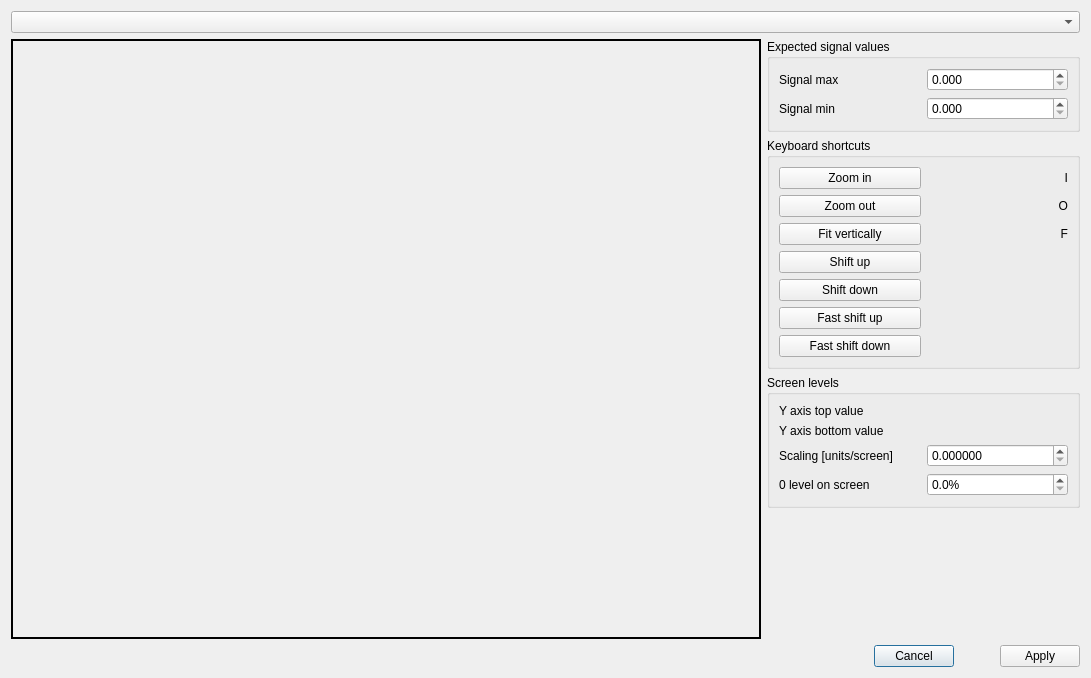
<?xml version="1.0" encoding="UTF-8"?>
<ui version="4.0">
 <class>ScaleDialog</class>
 <widget class="QDialog" name="ScaleDialog">
  <property name="geometry">
   <rect>
    <x>0</x>
    <y>0</y>
    <width>1091</width>
    <height>678</height>
   </rect>
  </property>
  <property name="windowTitle">
   <string>Dialog</string>
  </property>
  <layout class="QGridLayout" name="gridLayout_3">
   <item row="5" column="0" colspan="2">
    <layout class="QHBoxLayout" name="horizontalLayout" stretch="1,0,0,0">
     <item>
      <spacer name="horizontalSpacer_6">
       <property name="orientation">
        <enum>Qt::Horizontal</enum>
       </property>
       <property name="sizeHint" stdset="0">
        <size>
         <width>40</width>
         <height>20</height>
        </size>
       </property>
      </spacer>
     </item>
     <item>
      <widget class="QPushButton" name="cancel_btn">
       <property name="text">
        <string>Cancel</string>
       </property>
       <property name="icon">
        <iconset resource="resource.qrc">
         <normaloff>:/erase.png</normaloff>:/erase.png</iconset>
       </property>
      </widget>
     </item>
     <item>
      <spacer name="horizontalSpacer_7">
       <property name="orientation">
        <enum>Qt::Horizontal</enum>
       </property>
       <property name="sizeHint" stdset="0">
        <size>
         <width>40</width>
         <height>20</height>
        </size>
       </property>
      </spacer>
     </item>
     <item>
      <widget class="QPushButton" name="apply_btn">
       <property name="text">
        <string>Apply</string>
       </property>
       <property name="icon">
        <iconset resource="resource.qrc">
         <normaloff>:/checkmark.png</normaloff>:/checkmark.png</iconset>
       </property>
      </widget>
     </item>
    </layout>
   </item>
   <item row="4" column="1">
    <spacer name="verticalSpacer">
     <property name="orientation">
      <enum>Qt::Vertical</enum>
     </property>
     <property name="sizeHint" stdset="0">
      <size>
       <width>20</width>
       <height>135</height>
      </size>
     </property>
    </spacer>
   </item>
   <item row="2" column="1">
    <widget class="QGroupBox" name="groupBox_2">
     <property name="title">
      <string>Keyboard shortcuts</string>
     </property>
     <layout class="QGridLayout" name="gridLayout">
      <item row="2" column="0">
       <widget class="QPushButton" name="fit_btn">
        <property name="text">
         <string>Fit vertically</string>
        </property>
        <property name="icon">
         <iconset resource="resource.qrc">
          <normaloff>:/fit.png</normaloff>:/fit.png</iconset>
        </property>
       </widget>
      </item>
      <item row="2" column="1">
       <widget class="QLabel" name="label_3">
        <property name="text">
         <string>F</string>
        </property>
        <property name="alignment">
         <set>Qt::AlignRight|Qt::AlignTrailing|Qt::AlignVCenter</set>
        </property>
       </widget>
      </item>
      <item row="1" column="0">
       <widget class="QPushButton" name="zoom_out_btn">
        <property name="text">
         <string>Zoom out</string>
        </property>
        <property name="icon">
         <iconset resource="resource.qrc">
          <normaloff>:/zoom-out.png</normaloff>:/zoom-out.png</iconset>
        </property>
       </widget>
      </item>
      <item row="1" column="1">
       <widget class="QLabel" name="label">
        <property name="text">
         <string>O</string>
        </property>
        <property name="alignment">
         <set>Qt::AlignRight|Qt::AlignTrailing|Qt::AlignVCenter</set>
        </property>
       </widget>
      </item>
      <item row="5" column="0">
       <widget class="QPushButton" name="fast_shift_up_btn">
        <property name="text">
         <string>Fast shift up</string>
        </property>
        <property name="icon">
         <iconset resource="resource.qrc">
          <normaloff>:/shift_up.png</normaloff>:/shift_up.png</iconset>
        </property>
       </widget>
      </item>
      <item row="0" column="1">
       <widget class="QLabel" name="label_2">
        <property name="text">
         <string>I</string>
        </property>
        <property name="alignment">
         <set>Qt::AlignRight|Qt::AlignTrailing|Qt::AlignVCenter</set>
        </property>
       </widget>
      </item>
      <item row="4" column="0">
       <widget class="QPushButton" name="shift_down_btn">
        <property name="text">
         <string>Shift down</string>
        </property>
        <property name="icon">
         <iconset resource="resource.qrc">
          <normaloff>:/down.png</normaloff>:/down.png</iconset>
        </property>
       </widget>
      </item>
      <item row="3" column="0">
       <widget class="QPushButton" name="shift_up_btn">
        <property name="text">
         <string>Shift up</string>
        </property>
        <property name="icon">
         <iconset resource="resource.qrc">
          <normaloff>:/up.png</normaloff>:/up.png</iconset>
        </property>
       </widget>
      </item>
      <item row="0" column="0">
       <widget class="QPushButton" name="zoom_in_btn">
        <property name="text">
         <string>Zoom in</string>
        </property>
        <property name="icon">
         <iconset resource="resource.qrc">
          <normaloff>:/zoom-in.png</normaloff>:/zoom-in.png</iconset>
        </property>
       </widget>
      </item>
      <item row="6" column="0">
       <widget class="QPushButton" name="fast_shift_down_btn">
        <property name="text">
         <string>Fast shift down</string>
        </property>
        <property name="icon">
         <iconset resource="resource.qrc">
          <normaloff>:/shift_down.png</normaloff>:/shift_down.png</iconset>
        </property>
       </widget>
      </item>
     </layout>
    </widget>
   </item>
   <item row="1" column="0" rowspan="4">
    <widget class="QLabel" name="plot">
     <property name="minimumSize">
      <size>
       <width>750</width>
       <height>600</height>
      </size>
     </property>
     <property name="maximumSize">
      <size>
       <width>750</width>
       <height>600</height>
      </size>
     </property>
     <property name="frameShape">
      <enum>QFrame::Box</enum>
     </property>
     <property name="lineWidth">
      <number>2</number>
     </property>
     <property name="text">
      <string/>
     </property>
    </widget>
   </item>
   <item row="1" column="1">
    <widget class="QGroupBox" name="groupBox_3">
     <property name="title">
      <string>Expected signal values</string>
     </property>
     <layout class="QGridLayout" name="gridLayout_4">
      <item row="0" column="0">
       <widget class="QLabel" name="label_5">
        <property name="text">
         <string>Signal max</string>
        </property>
       </widget>
      </item>
      <item row="0" column="1">
       <widget class="QDoubleSpinBox" name="target_max">
        <property name="decimals">
         <number>3</number>
        </property>
        <property name="minimum">
         <double>0.000000000000000</double>
        </property>
        <property name="maximum">
         <double>1.000000000000000</double>
        </property>
       </widget>
      </item>
      <item row="1" column="0">
       <widget class="QLabel" name="label_9">
        <property name="text">
         <string>Signal min</string>
        </property>
       </widget>
      </item>
      <item row="1" column="1">
       <widget class="QDoubleSpinBox" name="target_min">
        <property name="decimals">
         <number>3</number>
        </property>
        <property name="minimum">
         <double>0.000000000000000</double>
        </property>
        <property name="maximum">
         <double>1.000000000000000</double>
        </property>
       </widget>
      </item>
     </layout>
    </widget>
   </item>
   <item row="3" column="1">
    <widget class="QGroupBox" name="groupBox_4">
     <property name="title">
      <string>Screen levels</string>
     </property>
     <layout class="QGridLayout" name="gridLayout_2">
      <item row="3" column="0">
       <widget class="QLabel" name="label_10">
        <property name="text">
         <string>0 level on screen</string>
        </property>
       </widget>
      </item>
      <item row="1" column="0">
       <widget class="QLabel" name="label_8">
        <property name="text">
         <string>Y axis bottom value</string>
        </property>
       </widget>
      </item>
      <item row="3" column="1">
       <widget class="QDoubleSpinBox" name="offset">
        <property name="suffix">
         <string>%</string>
        </property>
        <property name="decimals">
         <number>1</number>
        </property>
        <property name="minimum">
         <double>0.000000000000000</double>
        </property>
        <property name="maximum">
         <double>1.000000000000000</double>
        </property>
       </widget>
      </item>
      <item row="0" column="0">
       <widget class="QLabel" name="label_4">
        <property name="text">
         <string>Y axis top value</string>
        </property>
       </widget>
      </item>
      <item row="2" column="0">
       <widget class="QLabel" name="label_13">
        <property name="text">
         <string>Scaling [units/screen]</string>
        </property>
       </widget>
      </item>
      <item row="2" column="1">
       <widget class="QDoubleSpinBox" name="scaling">
        <property name="decimals">
         <number>6</number>
        </property>
       </widget>
      </item>
      <item row="0" column="1">
       <widget class="QLabel" name="y_top">
        <property name="text">
         <string/>
        </property>
       </widget>
      </item>
      <item row="1" column="1">
       <widget class="QLabel" name="y_bottom">
        <property name="text">
         <string/>
        </property>
       </widget>
      </item>
     </layout>
    </widget>
   </item>
   <item row="0" column="0" colspan="2">
    <widget class="QComboBox" name="signal"/>
   </item>
  </layout>
 </widget>
 <tabstops>
  <tabstop>signal</tabstop>
  <tabstop>target_max</tabstop>
  <tabstop>target_min</tabstop>
  <tabstop>zoom_in_btn</tabstop>
  <tabstop>zoom_out_btn</tabstop>
  <tabstop>fit_btn</tabstop>
  <tabstop>shift_up_btn</tabstop>
  <tabstop>shift_down_btn</tabstop>
  <tabstop>fast_shift_up_btn</tabstop>
  <tabstop>fast_shift_down_btn</tabstop>
  <tabstop>scaling</tabstop>
  <tabstop>offset</tabstop>
  <tabstop>apply_btn</tabstop>
  <tabstop>cancel_btn</tabstop>
 </tabstops>
 <resources>
  <include location="resource.qrc"/>
 </resources>
 <connections/>
</ui>
